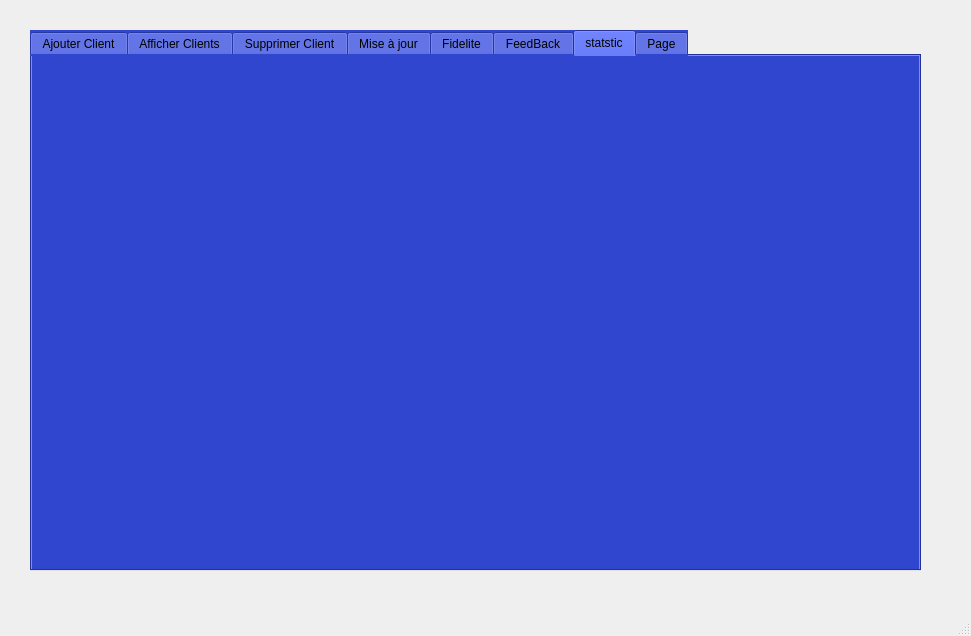
<?xml version="1.0" encoding="UTF-8"?>
<ui version="4.0">
 <class>MainWindow</class>
 <widget class="QMainWindow" name="MainWindow">
  <property name="geometry">
   <rect>
    <x>0</x>
    <y>0</y>
    <width>971</width>
    <height>636</height>
   </rect>
  </property>
  <property name="windowTitle">
   <string>MainWindow</string>
  </property>
  <widget class="QWidget" name="centralwidget">
   <widget class="QTabWidget" name="statistique">
    <property name="geometry">
     <rect>
      <x>30</x>
      <y>30</y>
      <width>891</width>
      <height>541</height>
     </rect>
    </property>
    <property name="styleSheet">
     <string notr="true">

background-color:rgb(49, 70, 207)



</string>
    </property>
    <property name="currentIndex">
     <number>6</number>
    </property>
    <widget class="QWidget" name="tab_4">
     <attribute name="title">
      <string>Ajouter Client</string>
     </attribute>
     <widget class="QGroupBox" name="groupBox_6">
      <property name="geometry">
       <rect>
        <x>20</x>
        <y>30</y>
        <width>831</width>
        <height>441</height>
       </rect>
      </property>
      <property name="styleSheet">
       <string notr="true">QGroupBox
{
border:none ;
color :solid black ;
background-color:rgb(78, 164, 255) ;
border-radius: 20px ;

}

</string>
      </property>
      <property name="title">
       <string>Ajout</string>
      </property>
      <widget class="QLabel" name="label_12">
       <property name="geometry">
        <rect>
         <x>40</x>
         <y>100</y>
         <width>56</width>
         <height>16</height>
        </rect>
       </property>
       <property name="styleSheet">
        <string notr="true">QLabel
{
border:none ;
color :solid black ;
background-color:rgb(78, 164, 255) ;
border-radius: 10px ;
}
</string>
       </property>
       <property name="text">
        <string>Nom</string>
       </property>
      </widget>
      <widget class="QLabel" name="label_13">
       <property name="geometry">
        <rect>
         <x>40</x>
         <y>50</y>
         <width>56</width>
         <height>16</height>
        </rect>
       </property>
       <property name="styleSheet">
        <string notr="true">QLabel
{
border:none ;
color :solid black ;
background-color:rgb(78, 164, 255) ;
border-radius: 10px ;
}
</string>
       </property>
       <property name="text">
        <string>ID_Client</string>
       </property>
      </widget>
      <widget class="QLabel" name="label_14">
       <property name="geometry">
        <rect>
         <x>40</x>
         <y>200</y>
         <width>56</width>
         <height>16</height>
        </rect>
       </property>
       <property name="styleSheet">
        <string notr="true">QLabel
{
border:none ;
color :solid black ;
background-color:rgb(78, 164, 255) ;
border-radius: 10px ;
}
</string>
       </property>
       <property name="text">
        <string>Adresse</string>
       </property>
      </widget>
      <widget class="QLabel" name="label_15">
       <property name="geometry">
        <rect>
         <x>40</x>
         <y>240</y>
         <width>56</width>
         <height>16</height>
        </rect>
       </property>
       <property name="styleSheet">
        <string notr="true">QLabel
{
border:none ;
color :solid black ;
background-color:rgb(78, 164, 255) ;
border-radius: 10px ;
}
</string>
       </property>
       <property name="text">
        <string>E-mail</string>
       </property>
      </widget>
      <widget class="QLabel" name="label_16">
       <property name="geometry">
        <rect>
         <x>40</x>
         <y>290</y>
         <width>56</width>
         <height>16</height>
        </rect>
       </property>
       <property name="styleSheet">
        <string notr="true">QLabel
{
border:none ;
color :solid black ;
background-color:rgb(78, 164, 255) ;
border-radius: 10px ;
}
</string>
       </property>
       <property name="text">
        <string>Numéro</string>
       </property>
      </widget>
      <widget class="QPushButton" name="pushButton_5">
       <property name="geometry">
        <rect>
         <x>480</x>
         <y>300</y>
         <width>101</width>
         <height>31</height>
        </rect>
       </property>
       <property name="styleSheet">
        <string notr="true">QPushButton
{
border:none ;
color :solid black ;
background-color: silver ;
border-radius: 10px ;

}

QPushButton:Hover
{
	background-color : navy;
	border-radius: 10px ;
	border-bottom : 10px cyan ;
	color :white ;
}




</string>
       </property>
       <property name="text">
        <string>Ajouter</string>
       </property>
      </widget>
      <widget class="QLineEdit" name="le_IDC">
       <property name="geometry">
        <rect>
         <x>140</x>
         <y>50</y>
         <width>113</width>
         <height>22</height>
        </rect>
       </property>
       <property name="styleSheet">
        <string notr="true">QLineEdit
{
border:none ;
color :solid black ;
background-color: silver ;
border-radius: 10px ;
}

QLineEdit:Hover
{
	background-color : white;
border-radius: 10px ;
	border-bottom : 10px cyan ;
	color :white ;
}
</string>
       </property>
      </widget>
      <widget class="QLineEdit" name="le_nomc">
       <property name="geometry">
        <rect>
         <x>140</x>
         <y>100</y>
         <width>113</width>
         <height>22</height>
        </rect>
       </property>
       <property name="styleSheet">
        <string notr="true">QLineEdit
{
border:none ;
color :solid black ;
background-color: silver ;
border-radius: 10px ;
}

QLineEdit:Hover
{
	background-color : white;
border-radius: 10px ;
	border-bottom : 10px cyan ;
	color :white ;
}
</string>
       </property>
      </widget>
      <widget class="QLineEdit" name="le_prenomc">
       <property name="geometry">
        <rect>
         <x>140</x>
         <y>150</y>
         <width>113</width>
         <height>22</height>
        </rect>
       </property>
       <property name="styleSheet">
        <string notr="true">QLineEdit
{
border:none ;
color :solid black ;
background-color: silver ;
border-radius: 10px ;
}

QLineEdit:Hover
{
	background-color : white;
border-radius: 10px ;
	border-bottom : 10px cyan ;
	color :white ;
}
</string>
       </property>
      </widget>
      <widget class="QLabel" name="label_3">
       <property name="geometry">
        <rect>
         <x>40</x>
         <y>150</y>
         <width>56</width>
         <height>16</height>
        </rect>
       </property>
       <property name="styleSheet">
        <string notr="true">QLabel
{
border:none ;
color :solid black ;
background-color:rgb(78, 164, 255) ;
border-radius: 10px ;
}
</string>
       </property>
       <property name="text">
        <string>prenom</string>
       </property>
      </widget>
      <widget class="QLineEdit" name="le_adressec">
       <property name="geometry">
        <rect>
         <x>140</x>
         <y>200</y>
         <width>113</width>
         <height>22</height>
        </rect>
       </property>
       <property name="styleSheet">
        <string notr="true">QLineEdit
{
border:none ;
color :solid black ;
background-color: silver ;
border-radius: 10px ;
}

QLineEdit:Hover
{
	background-color : white;
border-radius: 10px ;
	border-bottom : 10px cyan ;
	color :white ;
}
</string>
       </property>
      </widget>
      <widget class="QLineEdit" name="le_emailc">
       <property name="geometry">
        <rect>
         <x>140</x>
         <y>250</y>
         <width>113</width>
         <height>22</height>
        </rect>
       </property>
       <property name="styleSheet">
        <string notr="true">QLineEdit
{
border:none ;
color :solid black ;
background-color: silver ;
border-radius: 10px ;
}

QLineEdit:Hover
{
	background-color : white;
border-radius: 10px ;
	border-bottom : 10px cyan ;
	color :white ;
}
</string>
       </property>
      </widget>
      <widget class="QLineEdit" name="le_numeroc">
       <property name="geometry">
        <rect>
         <x>140</x>
         <y>300</y>
         <width>113</width>
         <height>22</height>
        </rect>
       </property>
       <property name="styleSheet">
        <string notr="true">QLineEdit
{
border:none ;
color :solid black ;
background-color: silver ;
border-radius: 10px ;
}

QLineEdit:Hover
{
	background-color : white;
border-radius: 10px ;
	border-bottom : 10px cyan ;
	color :white ;
}
</string>
       </property>
      </widget>
      <widget class="QPushButton" name="pb_Clear">
       <property name="geometry">
        <rect>
         <x>480</x>
         <y>350</y>
         <width>101</width>
         <height>31</height>
        </rect>
       </property>
       <property name="styleSheet">
        <string notr="true">QPushButton
{
border:none ;
color :solid black ;
background-color: silver ;
border-radius: 10px ;

}

QPushButton:Hover
{
	background-color : navy;
	border-radius: 10px ;
	border-bottom : 10px cyan ;
	color :white ;
}




</string>
       </property>
       <property name="text">
        <string>Clear</string>
       </property>
      </widget>
      <widget class="QLabel" name="label_7">
       <property name="geometry">
        <rect>
         <x>680</x>
         <y>10</y>
         <width>121</width>
         <height>81</height>
        </rect>
       </property>
       <property name="styleSheet">
        <string notr="true">
background-color:rgb(78, 164, 255);
border-radius: 20px ;


</string>
       </property>
       <property name="text">
        <string/>
       </property>
       <property name="pixmap">
        <pixmap>../../Desktop/Asset 6wDV.png</pixmap>
       </property>
       <property name="scaledContents">
        <bool>true</bool>
       </property>
      </widget>
      <widget class="QPushButton" name="pb_Update">
       <property name="geometry">
        <rect>
         <x>480</x>
         <y>250</y>
         <width>101</width>
         <height>31</height>
        </rect>
       </property>
       <property name="styleSheet">
        <string notr="true">QPushButton
{
border:none ;
color :solid black ;
background-color: silver ;
border-radius: 10px ;

}

QPushButton:Hover
{
	background-color : navy;
	border-radius: 10px ;
	border-bottom : 10px cyan ;
	color :white ;
}



</string>
       </property>
       <property name="text">
        <string>Mise à jour</string>
       </property>
      </widget>
      <widget class="QLineEdit" name="le_nb_commande">
       <property name="geometry">
        <rect>
         <x>140</x>
         <y>350</y>
         <width>113</width>
         <height>22</height>
        </rect>
       </property>
       <property name="styleSheet">
        <string notr="true">QLineEdit
{
border:none ;
color :solid black ;
background-color: silver ;
border-radius: 10px ;
}

QLineEdit:Hover
{
	background-color : white;
border-radius: 10px ;
	border-bottom : 10px cyan ;
	color :black ;
}
</string>
       </property>
      </widget>
      <widget class="QLabel" name="label_23">
       <property name="geometry">
        <rect>
         <x>40</x>
         <y>340</y>
         <width>71</width>
         <height>16</height>
        </rect>
       </property>
       <property name="styleSheet">
        <string notr="true">QLabel
{
border:none ;
color :solid black ;
background-color:rgb(78, 164, 255) ;
border-radius: 10px ;
}
</string>
       </property>
       <property name="text">
        <string>&lt;html&gt;&lt;head/&gt;&lt;body&gt;&lt;p align=&quot;center&quot;&gt;nombre de&lt;/p&gt;&lt;p align=&quot;center&quot;&gt;&lt;br/&gt;&lt;/p&gt;&lt;/body&gt;&lt;/html&gt;</string>
       </property>
      </widget>
      <widget class="QLabel" name="label_24">
       <property name="geometry">
        <rect>
         <x>50</x>
         <y>360</y>
         <width>71</width>
         <height>16</height>
        </rect>
       </property>
       <property name="styleSheet">
        <string notr="true">QLabel
{
border:none ;
color :solid black ;
background-color:rgb(78, 164, 255) ;
border-radius: 10px ;
}

</string>
       </property>
       <property name="text">
        <string>commande</string>
       </property>
      </widget>
     </widget>
    </widget>
    <widget class="QWidget" name="tab_6">
     <attribute name="title">
      <string>Afficher Clients</string>
     </attribute>
     <widget class="QTableView" name="tab_Clients">
      <property name="geometry">
       <rect>
        <x>20</x>
        <y>80</y>
        <width>851</width>
        <height>411</height>
       </rect>
      </property>
      <property name="styleSheet">
       <string notr="true">
background-color:rgb(78, 164, 255) ;


</string>
      </property>
     </widget>
     <widget class="QComboBox" name="comboBox_tri_zii">
      <property name="geometry">
       <rect>
        <x>760</x>
        <y>20</y>
        <width>91</width>
        <height>31</height>
       </rect>
      </property>
      <property name="styleSheet">
       <string notr="true">QcomboBox
{
border:none ;
color :solid black ;
background-color: silver ;
border-radius: 10px ;

}

QcomboBox:Hover
{
	background-color : navy;
	border-radius: 10px ;
	border-bottom : 10px cyan ;
	color :white ;
}




</string>
      </property>
      <item>
       <property name="text">
        <string>par defaut</string>
       </property>
      </item>
      <item>
       <property name="text">
        <string>ID</string>
       </property>
      </item>
      <item>
       <property name="text">
        <string>NOM</string>
       </property>
      </item>
      <item>
       <property name="text">
        <string>PRENOM</string>
       </property>
      </item>
      <item>
       <property name="text">
        <string>ADRESSE</string>
       </property>
      </item>
     </widget>
     <widget class="QLineEdit" name="x_chercher">
      <property name="geometry">
       <rect>
        <x>20</x>
        <y>30</y>
        <width>121</width>
        <height>31</height>
       </rect>
      </property>
      <property name="styleSheet">
       <string notr="true">font: 75 9pt &quot;MS Shell Dlg 2&quot;;</string>
      </property>
      <property name="text">
       <string>rechercher</string>
      </property>
      <property name="placeholderText">
       <string>rechercher</string>
      </property>
     </widget>
     <widget class="QPushButton" name="pb_pdf">
      <property name="geometry">
       <rect>
        <x>650</x>
        <y>20</y>
        <width>101</width>
        <height>31</height>
       </rect>
      </property>
      <property name="styleSheet">
       <string notr="true"/>
      </property>
      <property name="text">
       <string>PDF</string>
      </property>
     </widget>
    </widget>
    <widget class="QWidget" name="tab_5">
     <attribute name="title">
      <string>Supprimer Client</string>
     </attribute>
     <widget class="QGroupBox" name="groupBox_7">
      <property name="geometry">
       <rect>
        <x>230</x>
        <y>100</y>
        <width>391</width>
        <height>281</height>
       </rect>
      </property>
      <property name="styleSheet">
       <string notr="true">QGroupBox
{
border:none ;
color :solid black ;
background-color:rgb(78, 164, 255) ;
border-radius: 20px ;

}

</string>
      </property>
      <property name="title">
       <string>supprimation du Client</string>
      </property>
      <widget class="QPushButton" name="pb_supprimer">
       <property name="geometry">
        <rect>
         <x>140</x>
         <y>190</y>
         <width>93</width>
         <height>28</height>
        </rect>
       </property>
       <property name="styleSheet">
        <string notr="true">QPushButton
{
border:none ;
color :solid black ;
background-color: silver ;
border-radius: 10px ;
}

QPushButton:Hover
{
	background-color : navy;
	border-radius: 10px ;
	border-bottom : 10px cyan ;
	color :white ;
}



</string>
       </property>
       <property name="text">
        <string>Supprimer</string>
       </property>
      </widget>
      <widget class="QLineEdit" name="le_IDsupp">
       <property name="geometry">
        <rect>
         <x>120</x>
         <y>120</y>
         <width>131</width>
         <height>31</height>
        </rect>
       </property>
       <property name="styleSheet">
        <string notr="true">QLineEdit
{
border:none ;
color :solid black ;
background-color: silver ;
border-radius: 10px ;
}

QLineEdit:Hover
{
	background-color : white;
	border-radius: 10px ;
	border-bottom : 10px cyan ;
	color :white ;
}
</string>
       </property>
       <property name="text">
        <string/>
       </property>
      </widget>
      <widget class="QLabel" name="label_17">
       <property name="geometry">
        <rect>
         <x>120</x>
         <y>70</y>
         <width>161</width>
         <height>31</height>
        </rect>
       </property>
       <property name="styleSheet">
        <string notr="true">QLabel
{
border:none ;
color :solid black ;
background-color:rgb(78, 164, 255) ;
border-radius: 10px ;
	font: 10pt &quot;MS Shell Dlg 2&quot;;
}
</string>
       </property>
       <property name="text">
        <string>Enter l'ID de client</string>
       </property>
      </widget>
      <widget class="QLabel" name="label_6">
       <property name="geometry">
        <rect>
         <x>300</x>
         <y>10</y>
         <width>81</width>
         <height>61</height>
        </rect>
       </property>
       <property name="styleSheet">
        <string notr="true">
background-color:rgb(78, 164, 255);
border-radius: 20px ;


</string>
       </property>
       <property name="text">
        <string/>
       </property>
       <property name="pixmap">
        <pixmap>../../Desktop/Asset 6wDV.png</pixmap>
       </property>
       <property name="scaledContents">
        <bool>true</bool>
       </property>
      </widget>
     </widget>
    </widget>
    <widget class="QWidget" name="tab_2">
     <attribute name="title">
      <string>Mise à jour</string>
     </attribute>
     <widget class="QGroupBox" name="groupBox_2">
      <property name="geometry">
       <rect>
        <x>80</x>
        <y>20</y>
        <width>501</width>
        <height>401</height>
       </rect>
      </property>
      <property name="styleSheet">
       <string notr="true">QGroupBox
{
border:none ;
color :solid black ;
background-color:rgb(78, 164, 255) ;
border-radius: 20px ;

}

</string>
      </property>
      <property name="title">
       <string>donneés de client</string>
      </property>
      <widget class="QLineEdit" name="nom_Maj">
       <property name="geometry">
        <rect>
         <x>140</x>
         <y>90</y>
         <width>113</width>
         <height>22</height>
        </rect>
       </property>
       <property name="styleSheet">
        <string notr="true">QLineEdit
{
border:none ;
color :solid black ;
background-color: silver ;
border-radius: 10px ;
}

QLineEdit:Hover
{
	background-color : white;
border-radius: 10px ;
	border-bottom : 10px cyan ;
	color :white ;
}
</string>
       </property>
      </widget>
      <widget class="QLineEdit" name="adresse_Maj">
       <property name="geometry">
        <rect>
         <x>140</x>
         <y>190</y>
         <width>113</width>
         <height>22</height>
        </rect>
       </property>
       <property name="styleSheet">
        <string notr="true">QLineEdit
{
border:none ;
color :solid black ;
background-color: silver ;
border-radius: 10px ;
}

QLineEdit:Hover
{
	background-color : white;
border-radius: 10px ;
	border-bottom : 10px cyan ;
	color :white ;
}
</string>
       </property>
      </widget>
      <widget class="QLineEdit" name="email_Maj">
       <property name="geometry">
        <rect>
         <x>140</x>
         <y>240</y>
         <width>113</width>
         <height>22</height>
        </rect>
       </property>
       <property name="styleSheet">
        <string notr="true">QLineEdit
{
border:none ;
color :solid black ;
background-color: silver ;
border-radius: 10px ;
}

QLineEdit:Hover
{
	background-color : white;
border-radius: 10px ;
	border-bottom : 10px cyan ;
	color :white ;
}
</string>
       </property>
      </widget>
      <widget class="QLineEdit" name="num_Maj">
       <property name="geometry">
        <rect>
         <x>140</x>
         <y>290</y>
         <width>113</width>
         <height>22</height>
        </rect>
       </property>
       <property name="styleSheet">
        <string notr="true">QLineEdit
{
border:none ;
color :solid black ;
background-color: silver ;
border-radius: 10px ;
}

QLineEdit:Hover
{
	background-color : white;
border-radius: 10px ;
	border-bottom : 10px cyan ;
	color :white ;
}
</string>
       </property>
      </widget>
      <widget class="QLineEdit" name="id_Maj">
       <property name="geometry">
        <rect>
         <x>140</x>
         <y>40</y>
         <width>113</width>
         <height>22</height>
        </rect>
       </property>
       <property name="styleSheet">
        <string notr="true">QLineEdit
{
border:none ;
color :solid black ;
background-color: silver ;
border-radius: 10px ;
}

QLineEdit:Hover
{
	background-color : white;
border-radius: 10px ;
	border-bottom : 10px cyan ;
	color :black ;
}
</string>
       </property>
      </widget>
      <widget class="QLabel" name="label_18">
       <property name="geometry">
        <rect>
         <x>40</x>
         <y>200</y>
         <width>56</width>
         <height>16</height>
        </rect>
       </property>
       <property name="styleSheet">
        <string notr="true">QLabel
{
border:none ;
color :solid black ;
background-color:rgb(78, 164, 255) ;
border-radius: 10px ;
}
</string>
       </property>
       <property name="text">
        <string>Adresse</string>
       </property>
      </widget>
      <widget class="QLabel" name="label_19">
       <property name="geometry">
        <rect>
         <x>40</x>
         <y>90</y>
         <width>56</width>
         <height>16</height>
        </rect>
       </property>
       <property name="styleSheet">
        <string notr="true">QLabel
{
border:none ;
color :solid black ;
background-color:rgb(78, 164, 255) ;
border-radius: 10px ;
}
</string>
       </property>
       <property name="text">
        <string>Nom</string>
       </property>
      </widget>
      <widget class="QLabel" name="label_20">
       <property name="geometry">
        <rect>
         <x>50</x>
         <y>40</y>
         <width>56</width>
         <height>16</height>
        </rect>
       </property>
       <property name="styleSheet">
        <string notr="true">QLabel
{
border:none ;
color :solid black ;
background-color:rgb(78, 164, 255) ;
border-radius: 10px ;
}
</string>
       </property>
       <property name="text">
        <string>ID</string>
       </property>
      </widget>
      <widget class="QLabel" name="label_21">
       <property name="geometry">
        <rect>
         <x>40</x>
         <y>240</y>
         <width>56</width>
         <height>16</height>
        </rect>
       </property>
       <property name="styleSheet">
        <string notr="true">QLabel
{
border:none ;
color :solid black ;
background-color:rgb(78, 164, 255) ;
border-radius: 10px ;
}
</string>
       </property>
       <property name="text">
        <string>E-mail</string>
       </property>
      </widget>
      <widget class="QLabel" name="label_22">
       <property name="geometry">
        <rect>
         <x>40</x>
         <y>290</y>
         <width>56</width>
         <height>16</height>
        </rect>
       </property>
       <property name="styleSheet">
        <string notr="true">QLabel
{
border:none ;
color :solid black ;
background-color:rgb(78, 164, 255) ;
border-radius: 10px ;
}
</string>
       </property>
       <property name="text">
        <string>Numéro</string>
       </property>
      </widget>
      <widget class="QLineEdit" name="prenom_Maj">
       <property name="geometry">
        <rect>
         <x>140</x>
         <y>140</y>
         <width>113</width>
         <height>22</height>
        </rect>
       </property>
       <property name="styleSheet">
        <string notr="true">QLineEdit
{
border:none ;
color :solid black ;
background-color: silver ;
border-radius: 10px ;
}

QLineEdit:Hover
{
	background-color : white;
border-radius: 10px ;
	border-bottom : 10px cyan ;
	color :white ;
}
</string>
       </property>
      </widget>
      <widget class="QLabel" name="label_4">
       <property name="geometry">
        <rect>
         <x>40</x>
         <y>140</y>
         <width>56</width>
         <height>16</height>
        </rect>
       </property>
       <property name="styleSheet">
        <string notr="true">QLabel
{
border:none ;
color :solid black ;
background-color:rgb(78, 164, 255) ;
border-radius: 10px ;
}
</string>
       </property>
       <property name="text">
        <string>prenom</string>
       </property>
      </widget>
      <widget class="QLabel" name="label_5">
       <property name="geometry">
        <rect>
         <x>350</x>
         <y>50</y>
         <width>81</width>
         <height>61</height>
        </rect>
       </property>
       <property name="styleSheet">
        <string notr="true">
background-color:rgb(78, 164, 255);
border-radius: 20px ;


</string>
       </property>
       <property name="text">
        <string/>
       </property>
       <property name="pixmap">
        <pixmap>../../Desktop/Asset 6wDV.png</pixmap>
       </property>
       <property name="scaledContents">
        <bool>true</bool>
       </property>
      </widget>
     </widget>
    </widget>
    <widget class="QWidget" name="tab">
     <attribute name="title">
      <string>Fidelite</string>
     </attribute>
     <widget class="QGroupBox" name="groupBox">
      <property name="geometry">
       <rect>
        <x>220</x>
        <y>120</y>
        <width>391</width>
        <height>241</height>
       </rect>
      </property>
      <property name="styleSheet">
       <string notr="true">QGroupBox
{
border:none ;
color :solid black ;
background-color:rgb(78, 164, 255) ;
border-radius: 20px ;

}

</string>
      </property>
      <property name="title">
       <string>fidelité</string>
      </property>
      <widget class="QPushButton" name="pb_fidelite">
       <property name="geometry">
        <rect>
         <x>140</x>
         <y>160</y>
         <width>93</width>
         <height>28</height>
        </rect>
       </property>
       <property name="styleSheet">
        <string notr="true">QPushButton
{
border:none ;
color :solid black ;
background-color: silver ;
border-radius: 10px ;

}

QPushButton:Hover
{
	background-color : navy;
	border-radius: 10px ;
	border-bottom : 10px cyan ;
	color :white ;
}



</string>
       </property>
       <property name="text">
        <string>Valider</string>
       </property>
      </widget>
      <widget class="QLineEdit" name="id_fidele">
       <property name="geometry">
        <rect>
         <x>160</x>
         <y>80</y>
         <width>131</width>
         <height>31</height>
        </rect>
       </property>
       <property name="styleSheet">
        <string notr="true">QLineEdit
{
border:none ;
color :solid black ;
background-color: silver ;
border-radius: 10px ;
}

QLineEdit:Hover
{
	background-color : white;
border-radius: 10px ;
	border-bottom : 10px cyan ;
	color :black ;
}
</string>
       </property>
       <property name="text">
        <string/>
       </property>
      </widget>
      <widget class="QLabel" name="label">
       <property name="geometry">
        <rect>
         <x>60</x>
         <y>70</y>
         <width>91</width>
         <height>41</height>
        </rect>
       </property>
       <property name="styleSheet">
        <string notr="true">QLabel
{
border:none ;
color :solid black ;
background-color:rgb(78, 164, 255) ;
border-radius: 10px ;
	font: 12pt &quot;MS Shell Dlg 2&quot;;
}
</string>
       </property>
       <property name="text">
        <string>ID Client</string>
       </property>
      </widget>
     </widget>
    </widget>
    <widget class="QWidget" name="tab_3">
     <attribute name="title">
      <string>FeedBack</string>
     </attribute>
     <widget class="QGroupBox" name="groupBox_4">
      <property name="geometry">
       <rect>
        <x>0</x>
        <y>10</y>
        <width>881</width>
        <height>481</height>
       </rect>
      </property>
      <property name="styleSheet">
       <string notr="true">QGroupBox
{
border:none ;
color :solid black ;
background-color:rgb(78, 164, 255) ;
border-radius: 20px ;

}

</string>
      </property>
      <property name="title">
       <string>FEEDBACK</string>
      </property>
      <widget class="QLineEdit" name="le_rating">
       <property name="geometry">
        <rect>
         <x>220</x>
         <y>130</y>
         <width>113</width>
         <height>22</height>
        </rect>
       </property>
       <property name="styleSheet">
        <string notr="true">QLineEdit
{
border:none ;
color :solid black ;
background-color: silver ;
border-radius: 10px ;
}

QLineEdit:Hover
{
	background-color : white;
border-radius: 10px ;
	border-bottom : 10px cyan ;
	color :black ;
}
</string>
       </property>
      </widget>
      <widget class="QLabel" name="label_9">
       <property name="geometry">
        <rect>
         <x>60</x>
         <y>130</y>
         <width>91</width>
         <height>16</height>
        </rect>
       </property>
       <property name="styleSheet">
        <string notr="true">QLabel
{
border:none ;
color :solid black ;
background-color:rgb(78, 164, 255) ;
border-radius: 10px ;
}
</string>
       </property>
       <property name="text">
        <string>delivery rating </string>
       </property>
      </widget>
      <widget class="QLabel" name="label_10">
       <property name="geometry">
        <rect>
         <x>60</x>
         <y>200</y>
         <width>81</width>
         <height>16</height>
        </rect>
       </property>
       <property name="styleSheet">
        <string notr="true">QLabel
{
border:none ;
color :solid black ;
background-color:rgb(78, 164, 255) ;
border-radius: 10px ;
}
</string>
       </property>
       <property name="text">
        <string>delivery time</string>
       </property>
      </widget>
      <widget class="QLabel" name="label_11">
       <property name="geometry">
        <rect>
         <x>60</x>
         <y>260</y>
         <width>91</width>
         <height>16</height>
        </rect>
       </property>
       <property name="styleSheet">
        <string notr="true">QLabel
{
border:none ;
color :solid black ;
background-color:rgb(78, 164, 255) ;
border-radius: 10px ;
}
</string>
       </property>
       <property name="text">
        <string>communication</string>
       </property>
      </widget>
      <widget class="QPushButton" name="pb_FeedBack">
       <property name="geometry">
        <rect>
         <x>170</x>
         <y>430</y>
         <width>93</width>
         <height>28</height>
        </rect>
       </property>
       <property name="styleSheet">
        <string notr="true">QPushButton
{
border:none ;
color :solid black ;
background-color: silver ;
border-radius: 10px ;

}

QPushButton:Hover
{
	background-color : navy;
	border-radius: 10px ;
	border-bottom : 10px cyan ;
	color :white ;
}



</string>
       </property>
       <property name="text">
        <string>Save</string>
       </property>
      </widget>
      <widget class="QLabel" name="label_2">
       <property name="geometry">
        <rect>
         <x>60</x>
         <y>320</y>
         <width>71</width>
         <height>16</height>
        </rect>
       </property>
       <property name="styleSheet">
        <string notr="true">QLabel
{
border:none ;
color :solid black ;
background-color:rgb(78, 164, 255) ;
border-radius: 10px ;
}

</string>
       </property>
       <property name="text">
        <string>packaging</string>
       </property>
      </widget>
      <widget class="QLabel" name="label_8">
       <property name="geometry">
        <rect>
         <x>60</x>
         <y>380</y>
         <width>111</width>
         <height>16</height>
        </rect>
       </property>
       <property name="styleSheet">
        <string notr="true">QLabel
{
border:none ;
color :solid black ;
background-color:rgb(78, 164, 255) ;
border-radius: 10px ;
}
</string>
       </property>
       <property name="text">
        <string>problem resolution</string>
       </property>
      </widget>
      <widget class="QLineEdit" name="le_time">
       <property name="geometry">
        <rect>
         <x>220</x>
         <y>200</y>
         <width>113</width>
         <height>22</height>
        </rect>
       </property>
       <property name="styleSheet">
        <string notr="true">QLineEdit
{
border:none ;
color :solid black ;
background-color: silver ;
border-radius: 10px ;
}

QLineEdit:Hover
{
	background-color : white;
border-radius: 10px ;
	border-bottom : 10px cyan ;
	color :black ;
}
</string>
       </property>
      </widget>
      <widget class="QLineEdit" name="le_comu">
       <property name="geometry">
        <rect>
         <x>220</x>
         <y>260</y>
         <width>113</width>
         <height>22</height>
        </rect>
       </property>
       <property name="styleSheet">
        <string notr="true">QLineEdit
{
border:none ;
color :solid black ;
background-color: silver ;
border-radius: 10px ;
}

QLineEdit:Hover
{
	background-color : white;
border-radius: 10px ;
	border-bottom : 10px cyan ;
	color :black ;
}
</string>
       </property>
      </widget>
      <widget class="QLineEdit" name="le_pack">
       <property name="geometry">
        <rect>
         <x>220</x>
         <y>320</y>
         <width>113</width>
         <height>22</height>
        </rect>
       </property>
       <property name="styleSheet">
        <string notr="true">QLineEdit
{
border:none ;
color :solid black ;
background-color: silver ;
border-radius: 10px ;
}

QLineEdit:Hover
{
	background-color : white;
border-radius: 10px ;
	border-bottom : 10px cyan ;
	color :black ;
}
</string>
       </property>
      </widget>
      <widget class="QLineEdit" name="le_prob">
       <property name="geometry">
        <rect>
         <x>220</x>
         <y>380</y>
         <width>113</width>
         <height>22</height>
        </rect>
       </property>
       <property name="styleSheet">
        <string notr="true">QLineEdit
{
border:none ;
color :solid black ;
background-color: silver ;
border-radius: 10px ;
}

QLineEdit:Hover
{
	background-color : white;
border-radius: 10px ;
	border-bottom : 10px cyan ;
	color :black ;
}
</string>
       </property>
      </widget>
      <widget class="QLineEdit" name="id_FeedBack">
       <property name="geometry">
        <rect>
         <x>220</x>
         <y>70</y>
         <width>113</width>
         <height>22</height>
        </rect>
       </property>
       <property name="styleSheet">
        <string notr="true">QLineEdit
{
border:none ;
color :solid black ;
background-color: silver ;
border-radius: 10px ;
}

QLineEdit:Hover
{
	background-color : white;
border-radius: 10px ;
	border-bottom : 10px cyan ;
	color :black ;
}
</string>
       </property>
      </widget>
      <widget class="QLabel" name="label_25">
       <property name="geometry">
        <rect>
         <x>70</x>
         <y>80</y>
         <width>61</width>
         <height>16</height>
        </rect>
       </property>
       <property name="styleSheet">
        <string notr="true">QLabel
{
border:none ;
color :solid black ;
background-color:rgb(78, 164, 255) ;
border-radius: 10px ;
}
</string>
       </property>
       <property name="text">
        <string>ID Client</string>
       </property>
      </widget>
      <widget class="QTableView" name="tab_FeedBack">
       <property name="geometry">
        <rect>
         <x>80</x>
         <y>0</y>
         <width>51</width>
         <height>31</height>
        </rect>
       </property>
      </widget>
      <widget class="QLabel" name="label_27">
       <property name="geometry">
        <rect>
         <x>360</x>
         <y>130</y>
         <width>491</width>
         <height>301</height>
        </rect>
       </property>
       <property name="text">
        <string/>
       </property>
      </widget>
     </widget>
    </widget>
    <widget class="QWidget" name="stat">
     <property name="toolTipDuration">
      <number>-6</number>
     </property>
     <attribute name="title">
      <string>statstic</string>
     </attribute>
    </widget>
    <widget class="QWidget" name="statFB">
     <attribute name="title">
      <string>Page</string>
     </attribute>
     <widget class="QGroupBox" name="groupBox_3">
      <property name="geometry">
       <rect>
        <x>120</x>
        <y>70</y>
        <width>181</width>
        <height>141</height>
       </rect>
      </property>
      <property name="title">
       <string>GroupBox</string>
      </property>
      <widget class="QLabel" name="label_26">
       <property name="geometry">
        <rect>
         <x>50</x>
         <y>20</y>
         <width>71</width>
         <height>91</height>
        </rect>
       </property>
       <property name="text">
        <string/>
       </property>
      </widget>
     </widget>
    </widget>
   </widget>
  </widget>
  <widget class="QMenuBar" name="menubar">
   <property name="geometry">
    <rect>
     <x>0</x>
     <y>0</y>
     <width>971</width>
     <height>26</height>
    </rect>
   </property>
  </widget>
  <widget class="QStatusBar" name="statusbar"/>
 </widget>
 <resources/>
 <connections/>
</ui>
